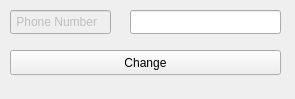
<?xml version="1.0" encoding="UTF-8"?>
<ui version="4.0">
 <class>ChangePhone</class>
 <widget class="QWidget" name="ChangePhone">
  <property name="geometry">
   <rect>
    <x>0</x>
    <y>0</y>
    <width>295</width>
    <height>99</height>
   </rect>
  </property>
  <property name="windowTitle">
   <string>Change phone</string>
  </property>
  <property name="windowIcon">
   <iconset>
    <normalon>:/image/snake.jpeg</normalon>
   </iconset>
  </property>
  <widget class="QLineEdit" name="lineEdit">
   <property name="enabled">
    <bool>false</bool>
   </property>
   <property name="geometry">
    <rect>
     <x>10</x>
     <y>10</y>
     <width>101</width>
     <height>24</height>
    </rect>
   </property>
   <property name="text">
    <string> Phone Number</string>
   </property>
  </widget>
  <widget class="QLineEdit" name="phone">
   <property name="geometry">
    <rect>
     <x>130</x>
     <y>10</y>
     <width>151</width>
     <height>24</height>
    </rect>
   </property>
  </widget>
  <widget class="QPushButton" name="change">
   <property name="geometry">
    <rect>
     <x>10</x>
     <y>50</y>
     <width>271</width>
     <height>25</height>
    </rect>
   </property>
   <property name="text">
    <string>Change</string>
   </property>
  </widget>
 </widget>
 <resources/>
 <connections/>
</ui>
